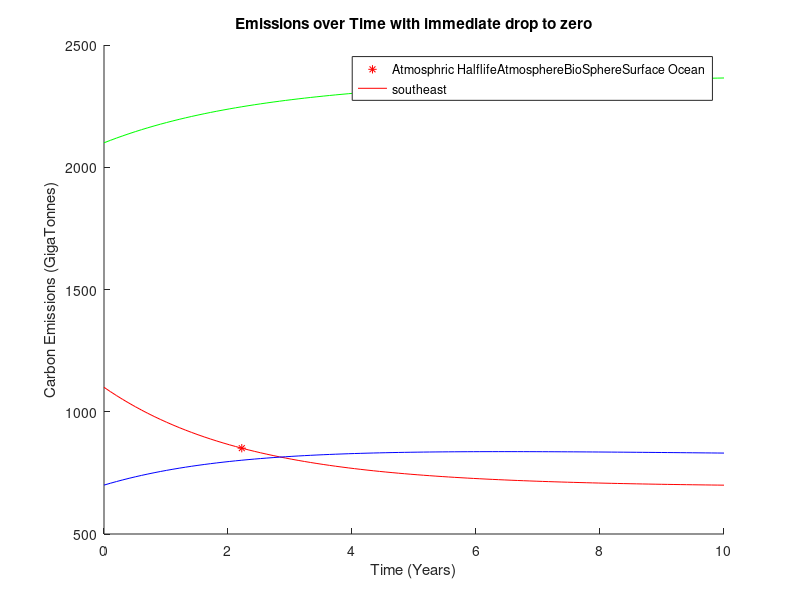

Source code (MATLAB):
clc
clear 
format long

x_2020 = [11e2, 2.1e3, 7e2, 3.8e4, 4.8e7];

A = [-210.15/600 ,2/35, 9/70, 0, .15/4.8e7; ...
    1/5, -2/35, 0, 0, 0; ...
    90.5/600, 0, -95.3/700, 5/38000, .15/4.8e7;...
    0, 0, 5.3/700, -5.3/38000, 0;...
    0, 0, 0, .3/38000, -.3/4.8e7];

[V,D] = eig(A);

t = 0;
a = V\x_2020';
f = @(t) a.*exp(diag(D)*t);
x = @(t) V*f(t);
t = linspace(0,10);

X = x(t);
% plot(t,X(1:3,:))
hold on
plot(2.2222,851.056,'r*')
plot(t,X(1,:),'r')
plot(t,X(2,:),'g')
plot(t,X(3,:),'b')
title('Emissions over Time with immediate drop to zero')
ylabel('Carbon Emissions (GigaTonnes)')
xlabel('Time (Years)')
Labels = ["Atmosphric Halflife" "Atmosphere" "BioSphere" "Surface Ocean"];
legend(Labels, location ="southeast");
